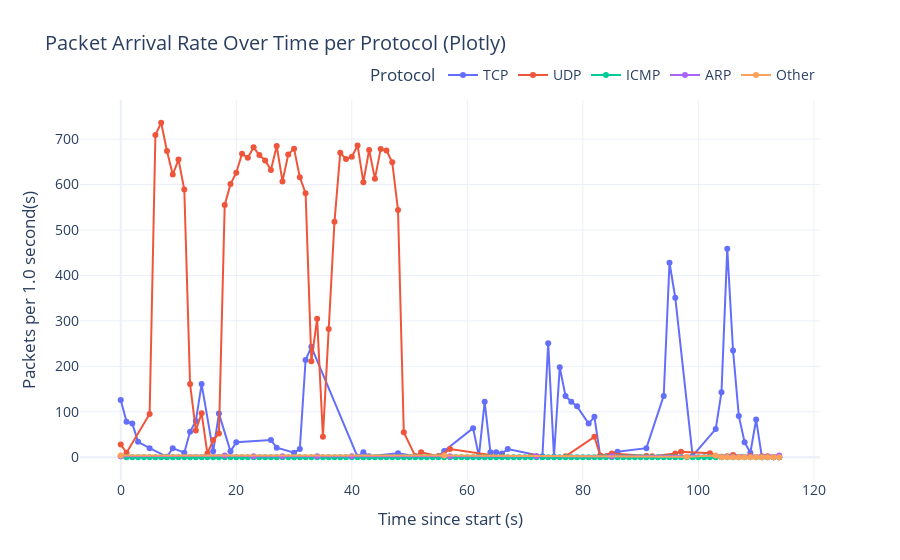
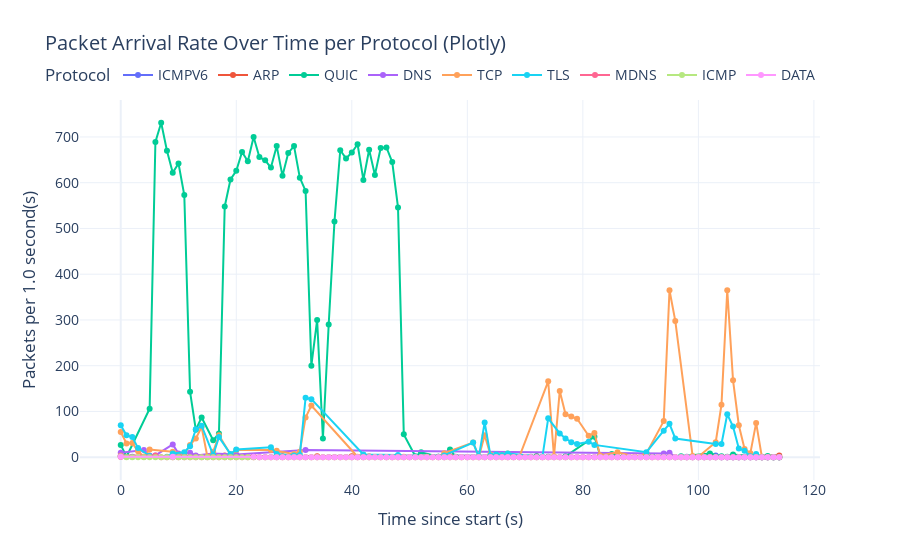

Source (notebook cell) for these figures, in order:
### Code cell
from collections import defaultdict

import plotly.graph_objects as go
import plotly.express as px

def plotly_packet_arrival_rate_per_protocol(packets_by_protocol: dict, interval=1.0):
    """
    Plot packet arrival rate over time for each protocol using Plotly.

    Parameters:
        packets_by_protocol (dict): Dictionary mapping protocol names to lists of Scapy packets.
        interval (float): Bin size in seconds.
    """
    fig = go.Figure()
    color_map = px.colors.qualitative.Plotly  # Use Plotly's qualitative color set
    protocol_list = [p for p in packets_by_protocol if packets_by_protocol[p]]
    color_cycle = {protocol: color_map[i % len(color_map)] for i, protocol in enumerate(protocol_list)}

    max_bins = 0
    for protocol in protocol_list:
        packets = packets_by_protocol[protocol]
        packets_sorted = sorted(packets, key=lambda pkt: pkt.time)
        start_time = packets_sorted[0].time
        time_bins = {}
        for pkt in packets_sorted:
            bin_index = int((pkt.time - start_time) // interval)
            time_bins[bin_index] = time_bins.get(bin_index, 0) + 1
        if time_bins:
            max_bins = max(max_bins, max(time_bins.keys()))
        times = [i * interval for i in sorted(time_bins)]
        counts = [time_bins[i] for i in sorted(time_bins)]
        fig.add_trace(go.Scatter(
            x=times, y=counts, mode='lines+markers', name=protocol,
            line=dict(color=color_cycle[protocol]), marker=dict(size=6)
        ))

    # Extend all traces to the same length with zeros at the end
    for trace in fig.data:
        x_vals = list(trace.x)
        y_vals = list(trace.y)
        if x_vals:
            last_bin = int(x_vals[-1] // interval)
            if last_bin < max_bins:
                for i in range(last_bin + 1, max_bins + 1):
                    x_vals.append(i * interval)
                    y_vals.append(0)
            trace.x = x_vals
            trace.y = y_vals

    fig.update_layout(
        title="Packet Arrival Rate Over Time per Protocol (Plotly)",
        xaxis_title="Time since start (s)",
        yaxis_title=f"Packets per {interval} second(s)",
        legend_title="Protocol",
        template="plotly_white",
        font=dict(size=14),
        legend=dict(
            orientation="h",
            yanchor="bottom",
            y=1.02,
            xanchor="right",
            x=1
        )
    )
    fig.show()

plotly_packet_arrival_rate_per_protocol(sorteded_packets, interval=1.0)
plotly_packet_arrival_rate_per_protocol(packetlist_by_protocol, interval=1.0)

### Figure 1 — Plotly figure (JSON) as saved in the notebook; plotly's stock layout.template omitted (floating-point values rounded to 4 significant figures)
{"data": [{"line": {"color": "#636EFA"}, "marker": {"size": 6}, "mode": "lines+markers", "name": "TCP", "type": "scatter", "x": [0, 1, 2, 3, 5, 8, 9, 11, 12, 13, 14, 16, 17, 19, 20, 26, 27, 30, 31, 32, 33, 41, 42, 43, 48, 51, 55, 56, 61, 62, 63, 64, 65, 66, 67, 73, 74, 75, 76, 77, 78, 79, 81, 82, 83, 86, 91, 94, 95, 96, 99, 103, 104, 105, 106, 107, 108, 109, 110, 111, 112, 113, 114], "y": [126, 78, 74, 34, 20, 1, 20, 10, 56, 80, 161, 13, 96, 13, 33, 38, 21, 10, 18, 214, 243, 1, 11, 2, 9, 2, 2, 14, 64, 2, 122, 11, 11, 8, 18, 2, 251, 1, 198, 135, 122, 112, 74, 89, 3, 12, 20, 135, 428, 351, 3, 62, 143, 459, 235, 91, 33, 10, 83, 0, 0, 0, 0]}, {"line": {"color": "#EF553B"}, "marker": {"size": 6}, "mode": "lines+markers", "name": "UDP", "type": "scatter", "x": [0, 1, 5, 6, 7, 8, 9, 10, 11, 12, 13, 14, 15, 16, 17, 18, 19, 20, 21, 22, 23, 24, 25, 26, 27, 28, 29, 30, 31, 32, 33, 34, 35, 36, 37, 38, 39, 40, 41, 42, 43, 44, 45, 46, 47, 48, 49, 51, 52, 55, 57, 66, 71, 72, 77, 82, 83, 85, 91, 92, 96, 97, 102, 104, 105, 106, 109, 111, 112, 113, 114], "y": [28, 10, 95, 709, 736, 674, 622, 655, 589, 161, 59, 97, 8, 38, 52, 555, 601, 626, 668, 659, 682, 665, 653, 632, 685, 607, 666, 679, 616, 581, 211, 305, 45, 282, 518, 670, 656, 661, 686, 605, 676, 613, 678, 675, 649, 544, 55, 2, 11, 2, 18, 1, 2, 2, 2, 45, 4, 8, 3, 2, 8, 12, 9, 1, 2, 5, 3, 2, 2, 0, 0]}, {"line": {"color": "#00CC96"}, "marker": {"size": 6}, "mode": "lines+markers", "name": "ICMP", "type": "scatter", "x": [0, 1, 2, 3, 4, 5, 6, 7, 8, 9, 10, 11, 12, 13, 14, 15, 16, 17, 18, 19, 20, 21, 22, 23, 24, 25, 26, 27, 28, 29, 30, 31, 32, 33, 34, 35, 36, 37, 38, 39, 40, 41, 42, 43, 44, 45, 46, 47, 48, 49, 50, 51, 52, 53, 54, 55, 56, 57, 58, 59, 60, 61, 62, 63, 64, 65, 66, 67, 68, 69, 70, 71, 72, 73, 74, 75, 76, 77, 78, 79, 80, 81, 82, 83, 84, 85, 86, 87, 88, 89, 90, 91, 92, 93, 94, 95, 96, 97, 98, 99, 100, 101, 102, 103, 104, 105, 106, 107, 108, 109, 110, 111, 112, 113, 114], "y": [2, 0, 0, 0, 0, 0, 0, 0, 0, 0, 0, 0, 0, 0, 0, 0, 0, 0, 0, 0, 0, 0, 0, 0, 0, 0, 0, 0, 0, 0, 0, 0, 0, 0, 0, 0, 0, 0, 0, 0, 0, 0, 0, 0, 0, 0, 0, 0, 0, 0, 0, 0, 0, 0, 0, 0, 0, 0, 0, 0, 0, 0, 0, 0, 0, 0, 0, 0, 0, 0, 0, 0, 0, 0, 0, 0, 0, 0, 0, 0, 0, 0, 0, 0, 0, 0, 0, 0, 0, 0, 0, 0, 0, 0, 0, 0, 0, 0, 0, 0, 0, 0, 0, 0, 0, 0, 0, 0, 0, 0, 0, 0, 0, 0, 0]}, {"line": {"color": "#AB63FA"}, "marker": {"size": 6}, "mode": "lines+markers", "name": "ARP", "type": "scatter", "x": [0, 18, 23, 28, 34, 40, 57, 72, 85, 114], "y": [2, 4, 2, 2, 2, 2, 2, 2, 2, 4]}, {"line": {"color": "#FFA15A"}, "marker": {"size": 6}, "mode": "lines+markers", "name": "Other", "type": "scatter", "x": [0, 56, 98, 103, 104, 105, 106, 107, 108, 109, 110, 111, 112, 113, 114], "y": [4, 4, 1, 4, 0, 0, 0, 0, 0, 0, 0, 0, 0, 0, 0]}], "layout": {"font": {"size": 14}, "legend": {"orientation": "h", "title": {"text": "Protocol"}, "x": 1, "xanchor": "right", "y": 1.02, "yanchor": "bottom"}, "title": {"text": "Packet Arrival Rate Over Time per Protocol (Plotly)"}, "xaxis": {"title": {"text": "Time since start (s)"}}, "yaxis": {"title": {"text": "Packets per 1.0 second(s)"}}}}

### Figure 2 — Plotly figure (JSON) as saved in the notebook; plotly's stock layout.template omitted (floating-point values rounded to 4 significant figures)
{"data": [{"line": {"color": "#636EFA"}, "marker": {"size": 6}, "mode": "lines+markers", "name": "ICMPV6", "type": "scatter", "x": [0, 2, 56, 98, 103, 104, 105, 106, 107, 108, 109, 110, 111, 112, 113, 114], "y": [3, 1, 4, 1, 4, 0, 0, 0, 0, 0, 0, 0, 0, 0, 0, 0]}, {"line": {"color": "#EF553B"}, "marker": {"size": 6}, "mode": "lines+markers", "name": "ARP", "type": "scatter", "x": [0, 4, 18, 23, 28, 34, 40, 57, 72, 85, 87, 114], "y": [1, 1, 4, 2, 2, 2, 2, 2, 2, 1, 1, 4]}, {"line": {"color": "#00CC96"}, "marker": {"size": 6}, "mode": "lines+markers", "name": "QUIC", "type": "scatter", "x": [0, 1, 5, 6, 7, 8, 9, 10, 11, 12, 13, 14, 16, 17, 18, 19, 20, 21, 22, 23, 24, 25, 26, 27, 28, 29, 30, 31, 32, 33, 34, 35, 36, 37, 38, 39, 40, 41, 42, 43, 44, 45, 46, 47, 48, 49, 51, 52, 55, 56, 57, 58, 67, 71, 72, 74, 77, 82, 83, 85, 87, 91, 92, 97, 102, 104, 105, 106, 109, 111, 112, 113, 114], "y": [27, 1, 106, 689, 731, 670, 622, 642, 573, 143, 60, 87, 37, 52, 548, 607, 626, 667, 647, 700, 656, 649, 633, 680, 615, 665, 680, 611, 582, 200, 300, 41, 290, 515, 671, 653, 666, 684, 606, 672, 617, 676, 677, 645, 546, 50, 2, 11, 1, 1, 17, 1, 1, 1, 2, 1, 2, 45, 4, 7, 1, 2, 2, 2, 8, 2, 1, 6, 3, 1, 3, 0, 0]}, {"line": {"color": "#AB63FA"}, "marker": {"size": 6}, "mode": "lines+markers", "name": "DNS", "type": "scatter", "x": [0, 4, 5, 6, 9, 10, 12, 13, 16, 20, 32, 94, 95, 96, 97, 98, 99, 100, 101, 102, 103, 104, 105, 106, 107, 108, 109, 110, 111, 112, 113, 114], "y": [10, 16, 4, 4, 28, 8, 10, 4, 8, 6, 16, 8, 10, 0, 0, 0, 0, 0, 0, 0, 0, 0, 0, 0, 0, 0, 0, 0, 0, 0, 0, 0]}, {"line": {"color": "#FFA15A"}, "marker": {"size": 6}, "mode": "lines+markers", "name": "TCP", "type": "scatter", "x": [0, 1, 2, 3, 4, 5, 9, 11, 12, 13, 14, 15, 16, 17, 19, 20, 26, 27, 30, 31, 32, 33, 41, 42, 43, 48, 49, 53, 55, 56, 61, 62, 63, 64, 65, 66, 67, 69, 74, 75, 76, 77, 78, 79, 81, 82, 83, 86, 89, 91, 94, 95, 96, 99, 100, 103, 104, 105, 106, 107, 108, 109, 110, 111, 112, 113, 114], "y": [55, 30, 31, 13, 1, 17, 12, 7, 27, 41, 66, 1, 12, 48, 6, 16, 16, 14, 7, 12, 87, 113, 1, 5, 2, 3, 1, 1, 1, 9, 32, 1, 48, 6, 4, 5, 8, 1, 166, 2, 145, 94, 89, 84, 47, 53, 4, 11, 1, 8, 79, 365, 298, 3, 1, 33, 115, 365, 168, 70, 18, 9, 75, 0, 0, 0, 0]}, {"line": {"color": "#19D3F3"}, "marker": {"size": 6}, "mode": "lines+markers", "name": "TLS", "type": "scatter", "x": [0, 1, 2, 3, 5, 8, 9, 11, 12, 13, 14, 16, 17, 19, 20, 26, 27, 30, 31, 32, 33, 42, 48, 51, 55, 56, 61, 62, 63, 64, 65, 66, 67, 73, 74, 76, 77, 78, 79, 81, 82, 91, 94, 95, 96, 103, 104, 105, 106, 107, 108, 109, 110, 111, 112, 113, 114], "y": [70, 48, 44, 20, 3, 1, 8, 11, 24, 61, 69, 5, 44, 7, 17, 22, 7, 4, 5, 130, 127, 6, 5, 1, 1, 4, 32, 1, 76, 4, 6, 5, 8, 1, 85, 52, 41, 33, 29, 34, 27, 11, 58, 73, 41, 29, 29, 94, 67, 19, 14, 2, 7, 0, 0, 0, 0]}, {"line": {"color": "#FF6692"}, "marker": {"size": 6}, "mode": "lines+markers", "name": "MDNS", "type": "scatter", "x": [0, 6, 7, 8, 9, 10, 11, 12, 13, 14, 15, 16, 17, 18, 19, 20, 21, 22, 23, 24, 25, 26, 27, 28, 29, 30, 31, 32, 33, 34, 35, 36, 37, 38, 39, 40, 41, 42, 43, 44, 45, 46, 47, 48, 49, 50, 51, 52, 53, 54, 55, 56, 57, 58, 59, 60, 61, 62, 63, 64, 65, 66, 67, 68, 69, 70, 71, 72, 73, 74, 75, 76, 77, 78, 79, 80, 81, 82, 83, 84, 85, 86, 87, 88, 89, 90, 91, 92, 93, 94, 95, 96, 97, 98, 99, 100, 101, 102, 103, 104, 105, 106, 107, 108, 109, 110, 111, 112, 113, 114], "y": [4, 4, 0, 0, 0, 0, 0, 0, 0, 0, 0, 0, 0, 0, 0, 0, 0, 0, 0, 0, 0, 0, 0, 0, 0, 0, 0, 0, 0, 0, 0, 0, 0, 0, 0, 0, 0, 0, 0, 0, 0, 0, 0, 0, 0, 0, 0, 0, 0, 0, 0, 0, 0, 0, 0, 0, 0, 0, 0, 0, 0, 0, 0, 0, 0, 0, 0, 0, 0, 0, 0, 0, 0, 0, 0, 0, 0, 0, 0, 0, 0, 0, 0, 0, 0, 0, 0, 0, 0, 0, 0, 0, 0, 0, 0, 0, 0, 0, 0, 0, 0, 0, 0, 0, 0, 0, 0, 0, 0, 0]}, {"line": {"color": "#B6E880"}, "marker": {"size": 6}, "mode": "lines+markers", "name": "ICMP", "type": "scatter", "x": [0, 1, 2, 3, 4, 5, 6, 7, 8, 9, 10, 11, 12, 13, 14, 15, 16, 17, 18, 19, 20, 21, 22, 23, 24, 25, 26, 27, 28, 29, 30, 31, 32, 33, 34, 35, 36, 37, 38, 39, 40, 41, 42, 43, 44, 45, 46, 47, 48, 49, 50, 51, 52, 53, 54, 55, 56, 57, 58, 59, 60, 61, 62, 63, 64, 65, 66, 67, 68, 69, 70, 71, 72, 73, 74, 75, 76, 77, 78, 79, 80, 81, 82, 83, 84, 85, 86, 87, 88, 89, 90, 91, 92, 93, 94, 95, 96, 97, 98, 99, 100, 101, 102, 103, 104, 105, 106, 107, 108, 109, 110, 111, 112, 113, 114], "y": [2, 0, 0, 0, 0, 0, 0, 0, 0, 0, 0, 0, 0, 0, 0, 0, 0, 0, 0, 0, 0, 0, 0, 0, 0, 0, 0, 0, 0, 0, 0, 0, 0, 0, 0, 0, 0, 0, 0, 0, 0, 0, 0, 0, 0, 0, 0, 0, 0, 0, 0, 0, 0, 0, 0, 0, 0, 0, 0, 0, 0, 0, 0, 0, 0, 0, 0, 0, 0, 0, 0, 0, 0, 0, 0, 0, 0, 0, 0, 0, 0, 0, 0, 0, 0, 0, 0, 0, 0, 0, 0, 0, 0, 0, 0, 0, 0, 0, 0, 0, 0, 0, 0, 0, 0, 0, 0, 0, 0, 0, 0, 0, 0, 0, 0]}, {"line": {"color": "#FF97FF"}, "marker": {"size": 6}, "mode": "lines+markers", "name": "DATA", "type": "scatter", "x": [0, 9, 23, 24, 25, 26, 27, 28, 29, 30, 31, 32, 33, 34, 35, 36, 37, 38, 39, 40, 41, 42, 43, 44, 45, 46, 47, 48, 49, 50, 51, 52, 53, 54, 55, 56, 57, 58, 59, 60, 61, 62, 63, 64, 65, 66, 67, 68, 69, 70, 71, 72, 73, 74, 75, 76, 77, 78, 79, 80, 81, 82, 83, 84, 85, 86, 87, 88, 89, 90, 91, 92, 93, 94, 95, 96, 97, 98, 99, 100, 101, 102, 103, 104, 105, 106, 107, 108, 109, 110, 111, 112, 113, 114], "y": [1, 1, 1, 0, 0, 0, 0, 0, 0, 0, 0, 0, 0, 0, 0, 0, 0, 0, 0, 0, 0, 0, 0, 0, 0, 0, 0, 0, 0, 0, 0, 0, 0, 0, 0, 0, 0, 0, 0, 0, 0, 0, 0, 0, 0, 0, 0, 0, 0, 0, 0, 0, 0, 0, 0, 0, 0, 0, 0, 0, 0, 0, 0, 0, 0, 0, 0, 0, 0, 0, 0, 0, 0, 0, 0, 0, 0, 0, 0, 0, 0, 0, 0, 0, 0, 0, 0, 0, 0, 0, 0, 0, 0, 0]}], "layout": {"font": {"size": 14}, "legend": {"orientation": "h", "title": {"text": "Protocol"}, "x": 1, "xanchor": "right", "y": 1.02, "yanchor": "bottom"}, "title": {"text": "Packet Arrival Rate Over Time per Protocol (Plotly)"}, "xaxis": {"title": {"text": "Time since start (s)"}}, "yaxis": {"title": {"text": "Packets per 1.0 second(s)"}}}}
